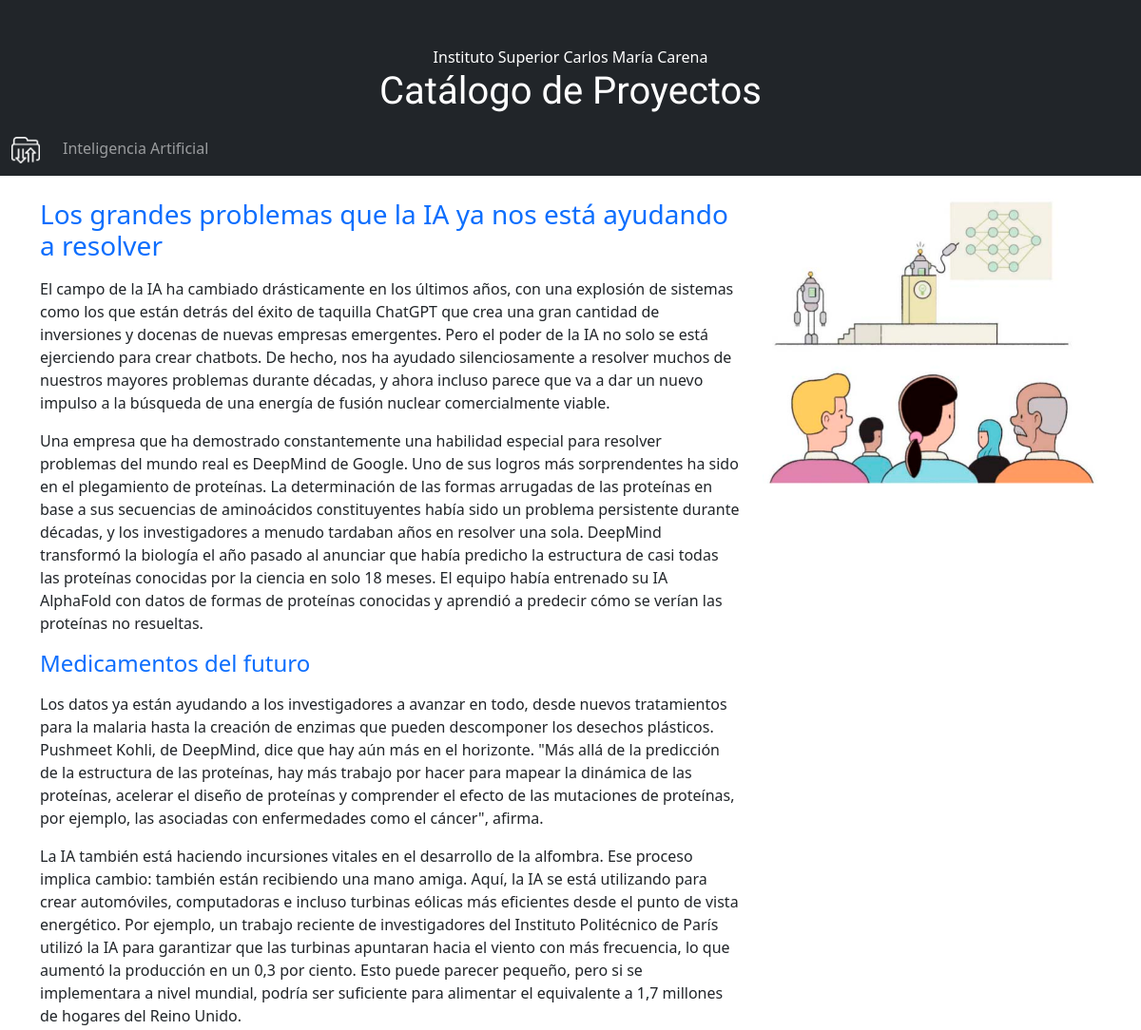
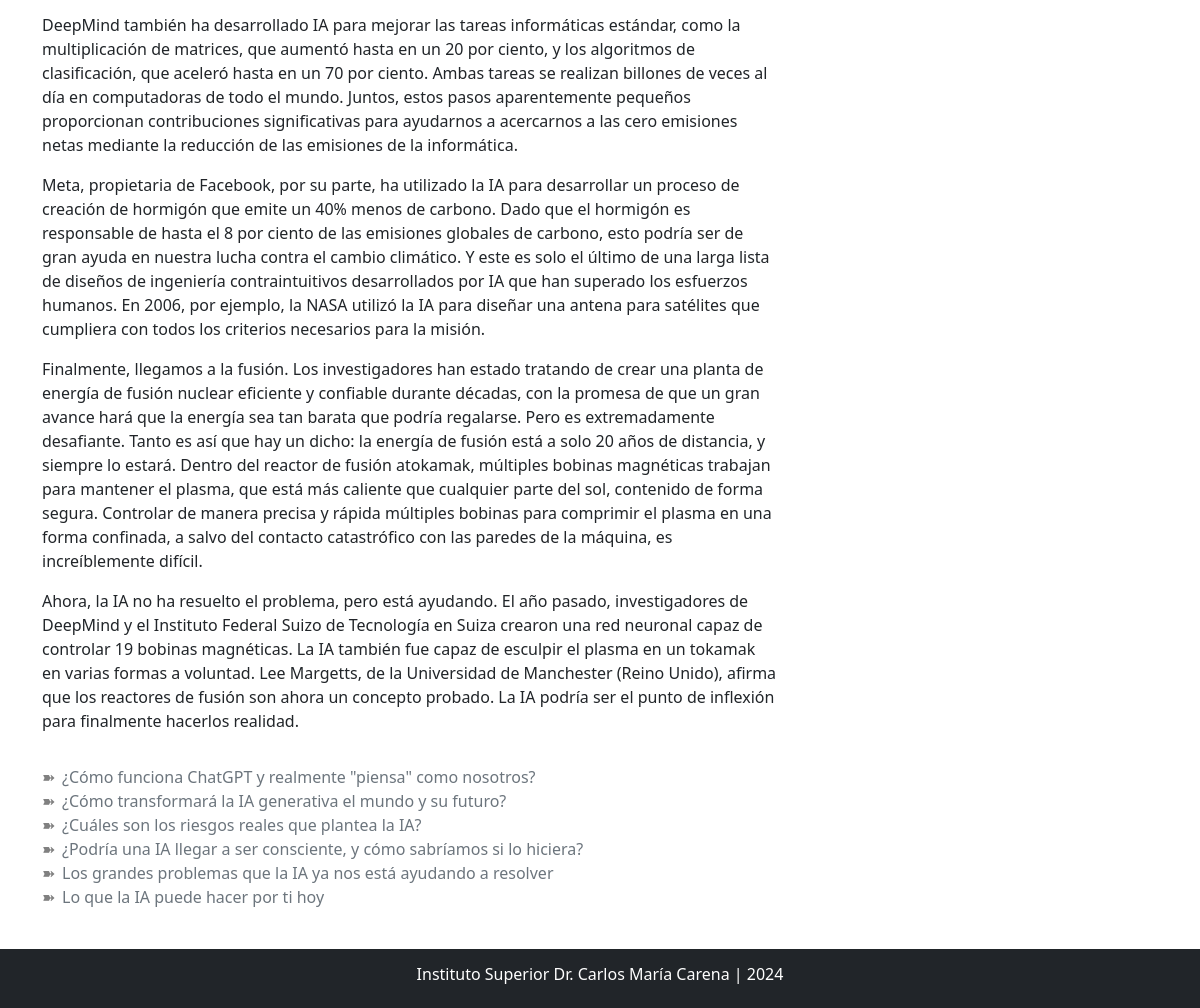
The app's page /ia/seccion/5/ with its own data (2 pictures, top to bottom).
### FeriaCiencias/models.py (models this page shows, shortened)
class Proyecto(models.Model):
    id = models.IntegerField(primary_key=True)
    nombre = models.CharField(max_length=50)
    titulo = models.CharField(max_length=100)
    descripcion = models.TextField()
    imagen = models.CharField(max_length=100)
    link = models.CharField(max_length=100, default='', null=True)

class Seccion(models.Model):
    id = models.IntegerField(primary_key=True)
    titulo = models.CharField(max_length=100)
    descripcion = models.TextField()
    imagen = models.CharField(max_length=100)
    idProyecto = models.ForeignKey(Proyecto, on_delete=models.PROTECT)
    link = models.CharField(max_length=100, default='', null=True)

class Articulo(models.Model):
    id = models.IntegerField(primary_key=True)
    titulo = models.CharField(max_length=100)
    descripcion = models.TextField()
    idSeccion = models.ForeignKey(Seccion, on_delete=models.PROTECT)
    link = models.CharField(max_length=100, default='', null=True)

### FeriaCiencias/views.py (the view)
# urls.py: path('ia/seccion/<int:pk>/', views.seccion, name='seccion'),
def seccion(request, pk):
    proyectos = Proyecto.objects.all()
    secciones = Seccion.objects.all()
    seccion = Seccion.objects.get(id=pk)
    articulos = Articulo.objects.filter(idSeccion__titulo__icontains=seccion.titulo)
    context = {"proyectos": proyectos, "secciones": secciones, "seccion": seccion, "articulos": articulos}
    return render(request, "ia/seccion.html", context)

### Carena/templates/IA/seccion.html
{% extends "base.html" %}
{% load static %}
{% block content %}
    <div id="contenido" class="container">
        <div class="row">
            <div class="col-md-8">
                <h3 class="text-primary pb-2">{{ seccion.titulo }}</h3>
                {{ seccion.descripcion|safe }}
                {% for a in articulos %}
                    <h4 class="text-primary pb-2">{{ a.titulo }}</h4>
                    {{ a.descripcion|safe }}
                {% endfor %}
            </div>
            <div class="col-md-4" id="imagen"
                 style="background-image: url('{% static seccion.imagen %}');
                         background-position: center;
                         height: 300px;
                         background-size: contain;
                         background-repeat: no-repeat">
            </div>
        </div>
        <div class="row">
            <div class="col-12 pt-3 text-secondary">
                <ul class="lista-flechas">
                {% for s in secciones %}
                    <li><a class="text-decoration-none text-secondary" href="{{ s.link }}/{{ s.id }}">{{ s.titulo }}</a></li>
                {% endfor %}
                </ul>
            </div>
        </div>
    </div>
{% endblock %}

### Carena/templates/base.html (shortened to what this page needs)
{% load static %}
<!DOCTYPE html>
<html lang="en">
<head>
    {% load bootstrap5 %}
    {% bootstrap_css %}
    <link rel="stylesheet" href="{% static 'estilos.css' %}">
</head>
<body>
    <div class="d-flex flex-column min-vh-100">
        <header class="container-fluid bg-dark text-white text-center" style="padding-top: 3rem;">
            <p style="margin-bottom: 0;">Instituto Superior Carlos María Carena</p>
            <h1 class="anton-sc-regular">Catálogo de Proyectos</h1>
        </header>
        <nav class="navbar navbar-expand-sm bg-dark navbar-dark sticky-top mb-4">
            <div class="container-fluid">
                <a class="navbar-brand" href="/index">
                    <img src="{% static '/img/LogoCarpeta.png' %}" style="width: 30px;")>
                </a>
                <div class="collapse navbar-collapse" id="collapsibleNavbar">
                    <ul class="navbar-nav">
                        {% for p in proyectos %}
                        <li class="nav-item">
                            <a class="nav-link" href="{{ p.link }}/{{ p.id }}">{{ p.nombre }}</a>
                        </li>
                        {% endfor %}
                    </ul>
                </div>
            </div>
        </nav>
        <main class="flex-fill">
            {% block content %}
            {% endblock %}
        </main>
        <footer class="container-fluid bg-dark text-center p-3 text-white mt-4">
            <h6>Instituto Superior Dr. Carlos María Carena | 2024</h6>
        </footer>
    </div>
</body>
</html>

### Carena/static/estilos.css (style rules this page uses)
body { margin: 0; padding: 0; min-height: 100vh; box-sizing: border-box; }
ul.lista-flechas { list-style-type: none; padding: 0; }
ul.lista-flechas li { position: relative; padding-left: 20px; }
ul.lista-flechas li::before { content: '\27BD'; position: absolute; left: 0; color: grey; }

### Carena/templates/base.html (style rules this page uses)
.anton-sc-regular { font-family: "Anton SC", sans-serif; font-weight: 400; font-style: normal; }

### records on screen
Proyecto: nombre "Inteligencia Artificial"
Seccion: titulo "Los grandes problemas que la IA ya nos está ayudando a resolver", descripcion "El campo de la IA ha cambiado drásticamente en los últimos años, con una explosión de sistemas como los que están detrás del éxito de taquilla ChatGPT que crea una gran cantidad de inversiones y docenas de nuevas empresas emergentes. Pero el poder de la IA no solo se está ejerciendo para crear chatbots. De hecho, nos ha ayudado silenciosamente a resolver muchos de nuestros mayores problemas durante décadas, y ahora incluso parece que va a dar un nuevo impulso a la búsqueda de una energía de fusión nuclear comercialmente viable. Una empresa que ha demostrado constantemente una habilidad especial para resolver problemas del mundo real es DeepMind de Google. Uno de sus logros más sorprendentes…", imagen (picture)
Articulo: titulo "Medicamentos del futuro", descripcion "Los datos ya están ayudando a los investigadores a avanzar en todo, desde nuevos tratamientos para la malaria hasta la creación de enzimas que pueden descomponer los desechos plásticos. Pushmeet Kohli, de DeepMind, dice que hay aún más en el horizonte. \"Más allá de la predicción de la estructura de las proteínas, hay más trabajo por hacer para mapear la dinámica de las proteínas, acelerar el diseño de proteínas y comprender el efecto de las mutaciones de proteínas, por ejemplo, las asociadas con enfermedades como el cáncer\", afirma. La IA también está haciendo incursiones vitales en el desarrollo de la alfombra. Ese proceso implica cambio: también están recibiendo una mano amiga. Aquí, la…"
Seccion: titulo "¿Cómo funciona ChatGPT y realmente \"piensa\" como nosotros?"
Seccion: titulo "¿Cómo transformará la IA generativa el mundo y su futuro?"
Seccion: titulo "¿Cuáles son los riesgos reales que plantea la IA?"
Seccion: titulo "¿Podría una IA llegar a ser consciente, y cómo sabríamos si lo hiciera?"
Seccion: titulo "Lo que la IA puede hacer por ti hoy"
